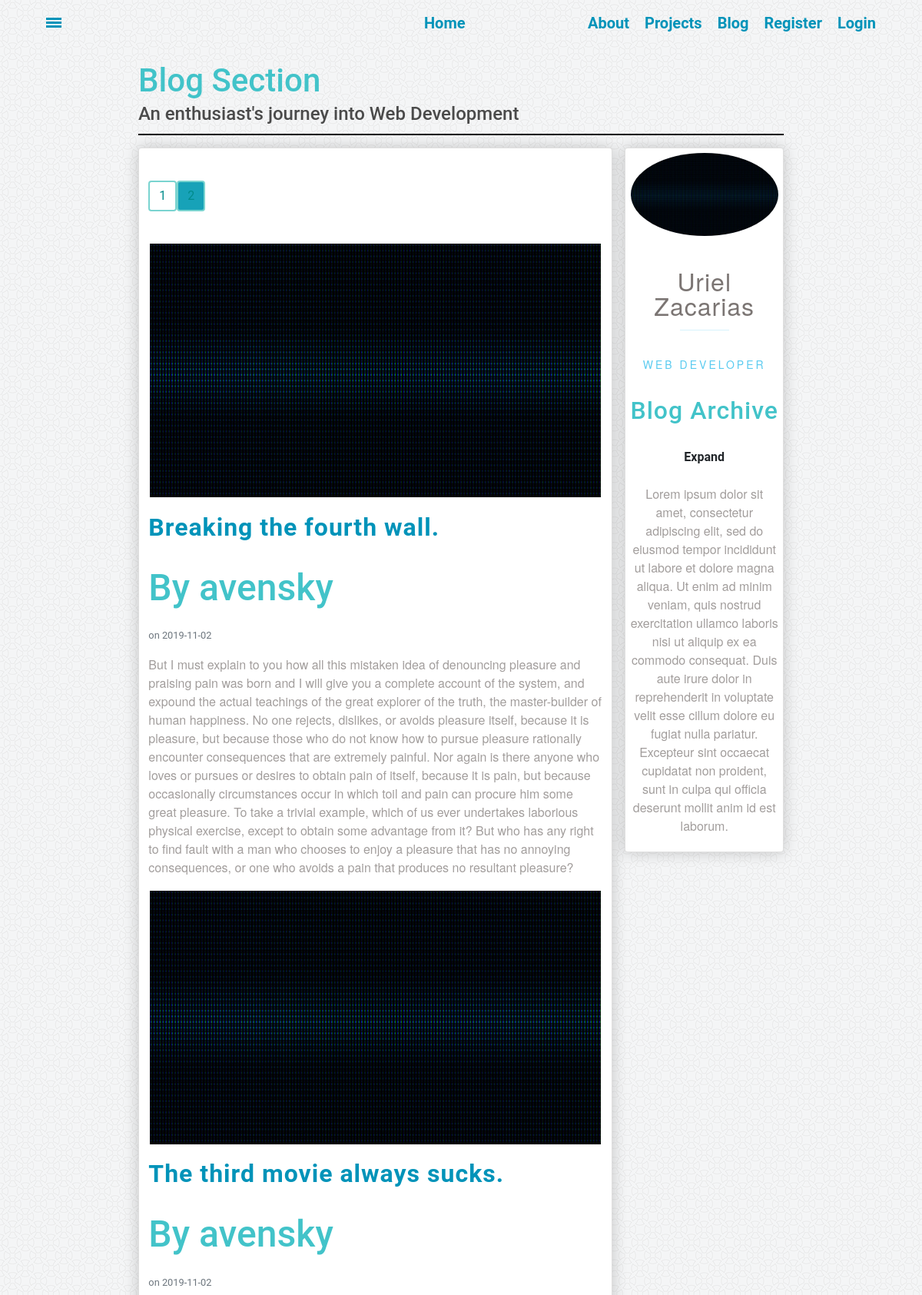
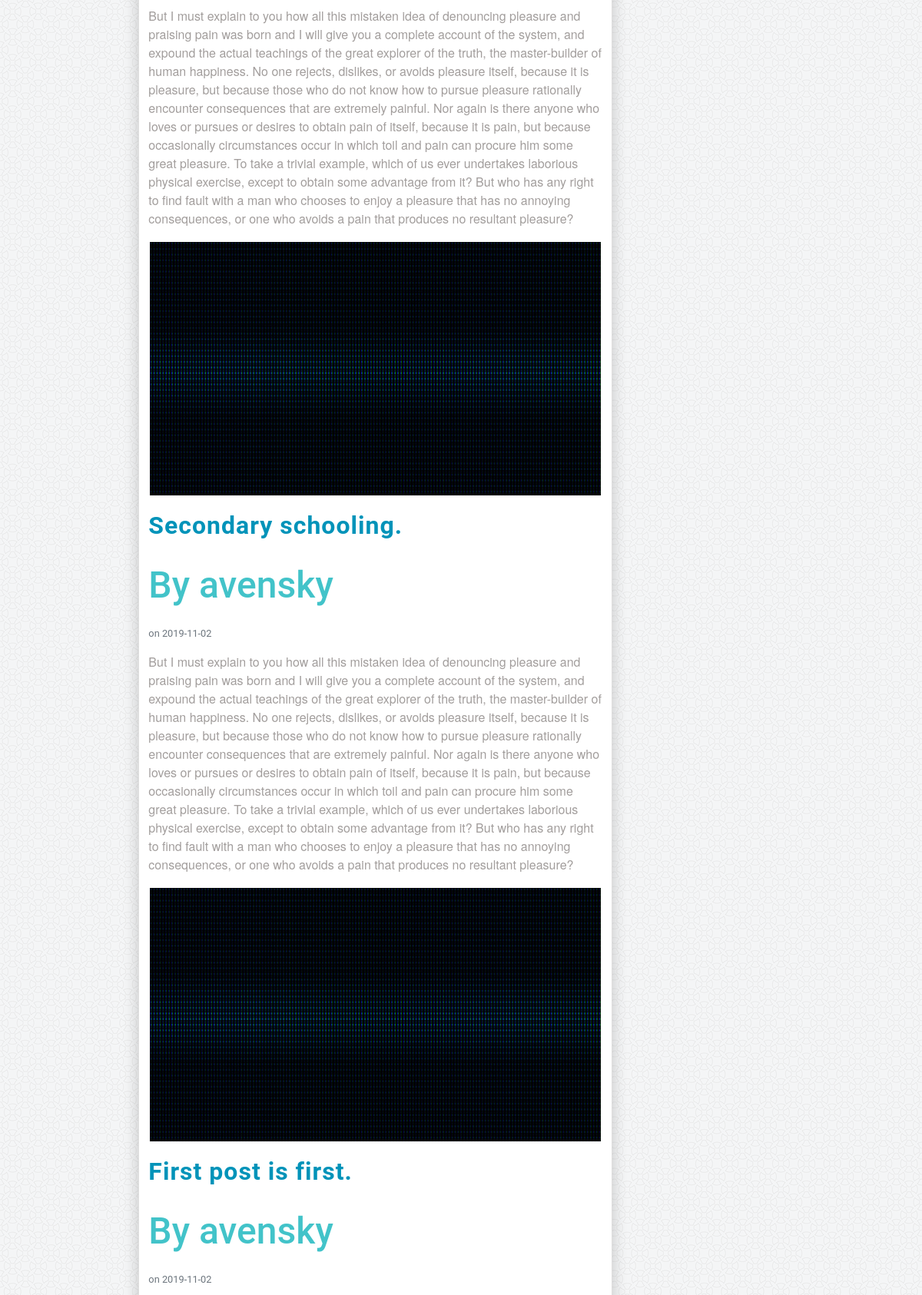
Page /blog?page=2 (upper part) on the committed database (2 pictures, top to bottom).
### webdev/models.py (models this page shows, shortened)
class Post(db.Model):
    __tablename__= 'post'
    id = db.Column(db.Integer, primary_key=True)
    title = db.Column(db.String(100), nullable=False)
    date_posted = db.Column(db.DateTime, nullable=False, default=datetime.datetime.utcnow())
    content = db.Column(db.Text, nullable=False)
    user_id = db.Column(db.Integer, db.ForeignKey('user.id'), nullable=False)

class User(db.Model, UserMixin):
    id = db.Column(db.Integer, primary_key=True)
    username = db.Column(db.String(20), unique=True, nullable=False)
    email = db.Column(db.String(120),  unique=True, nullable=False)
    image_file = db.Column(db.String(20), nullable=False, default='blank_user.gif')
    password = db.Column(db.String(60), nullable=False)
    posts = db.relationship('Post', backref='author', lazy=True)

### webdev/routes.py (the view)
@app.route('/blog')
def showBlog():
	page = request.args.get('page', type=int, default=1)
	posts = Post.query.order_by(Post.id.desc()).paginate(page=page, per_page=5)
	return render_template('blog.html', posts=posts)

### webdev/templates/blog.html (shortened to what this page needs)
{% extends "main.html" %}
{% block content %}
<div class="blog-wrapper content-wrapper" id="blog">
	<div class="box header">
		<a href="{{ url_for('showBlog') }}"><h2>Blog Section</h2></a>
		<h3>An enthusiast's journey into Web Development</h3>
	</div>
	<div class="box content">
		<div class="blog-card card">
			<ul class="pagination">
			{% for page_num in posts.iter_pages(left_edge=1, right_edge=1, left_current=1, right_current=2) %}
					{% if page_num %}
						 {% if posts.page == page_num %}
							 <li><a class="btn btn-info mb-4" href="{{ url_for('showBlog', page=page_num) }}">{{ page_num }}</a></li>
						 {% else %}
							 <li><a class="btn btn-outline-info mb-4" href="{{ url_for('showBlog', page=page_num) }}">{{ page_num }}</a></li>
						 {% endif %}
					{% else %}
						<li>
							<a class="btn btn-outline-info mb-4">
		          <span class="ellipsis">&hellip;</span>
							</a>
		        </li>
					{% endif %}
			{% endfor %}
			</ul>
			{% for post in posts.items %}
			<img class="blog-card-img" src="{{ url_for('static', filename='pics/heading.gif') }}">
			<a class="card-title" href="{{ url_for('post', post_id=post.id )}}">{{ post.title }}</a>
			<h2 class="mr-2" href="#">By {{ post.author.username }}</h2>
			<small class="text-muted"> on {{ post.date_posted.strftime('%Y-%m-%d') }}</small>
			<p class="card-content">{{ post.content }}</p>
			{% endfor %}
		</div>
	</div>
	<div class="box sidebar">
		<div class="side-card card">
			<img class="card-img" src="{{ url_for('static', filename='pics/heading.gif') }}">
			<p class="card-name">Uriel Zacarias</p>
			<p class="card-position">Web Developer</p>
			<h2 class="card-title">Blog Archive</h2>
			<div class="card-archive">
			  <label for="togList1">
			    <span>Expand</span>
			  </label>
			</div>
			<p class="card-info">Lorem ipsum dolor sit amet, consectetur adipiscing elit, sed do eiusmod tempor incididunt ut labore et dolore magna aliqua. Ut enim ad minim veniam, quis nostrud exercitation ullamco laboris nisi ut aliquip ex ea commodo consequat. Duis aute irure dolor in reprehenderit in voluptate velit esse cillum dolore eu fugiat nulla pariatur. Excepteur sint occaecat cupidatat non proident, sunt in culpa qui officia deserunt mollit anim id est laborum.</p>
		</div>
	</div>
</div>
{% endblock %}

### webdev/static/styles.css (style rules this page uses)
.header h2 { font-size: 3em; margin:0px; }
.header h3 { margin: 0px; font-size: 1.5em; line-height: 1.5em; }
.header { align-items: center; margin-bottom:2%; white-space: nowrap; height:100%; border-bottom: solid 2px black; }
.content-wrapper { min-height: 90vh; margin: 0 15%; padding: 10vh 0 0; display: grid; grid-template-rows: 12vh min-content; grid-gap: 1em; grid-template-columns: 1fr; grid-template-areas: "header" "content" }
.sidebar { grid-area: sidebar; }
.content { grid-area: content; }
.header { grid-area: header; }
.blog-wrapper { grid-template-columns: 14vw; grid-template-areas: "header header header header header header header" "content content content content content content sidebar"; }
.card { background-color: rgba(255, 255, 255, 1); box-shadow: 0 0 20px rgba(0,0,0,.2); padding:2%; display: grid; grid-gap: 1em; margin-bottom: 2%; }
.card-name::after { margin-left: 0; }
.card-name { grid-area: name; }
.card-img { grid-area: image; }
.card-position { grid-area: position; }
.card-info { grid-area: info; }
.card-archive { grid-area: archive; }
.blog-card { grid-template-rows: 1fr; grid-template-columns: 1fr; grid-template-areas: "image" "title" "author" "content"; }
.side-card { display: flex; text-align: center; }
a { color: dodgerblue; }
.card-info { font-weight: 300; opacity: .7; }
.card-name { text: nowrap; letter-spacing: 1px; font-size: 2rem; margin: .75em 0 0; line-height: 1; }
.card-name::after { content: ''; display: block; width: 2em; height: 1px; background: #5bcbf0; margin: .5em auto .65em; opacity: .25; }
.card-position { text-transform: uppercase; font-size: .875rem; letter-spacing: 3px; margin: 0 0 .5vem; line-height: 1; color: #5bcbf0; }
.card-img { justify-self: center; max-width: 100%; border-radius: 50%; border: 2px solid white; }
.blog-card-img { justify-self: center; max-width: 100%; border-radius: 50%; border: 2px solid white; border-radius: 0; }
.card-title { letter-spacing: 1px; margin: .15em 0 .55em; line-height: 1; font-size: 2rem; }
.card-content { font-weight: 300; opacity: .7; margin: 0 0; }
.btn { display: block; margin: 30px auto 80px; border: 2px solid #7AD4D0; color: darkcyan; }
.pagination { margin-bottom: 0; }
body { margin: 0px; overflow-x: hidden; }
* { font-family: "Helvetica Neue Bold", Roboto, Helvetica, Arial, sans-serif; font-weight: 700; }
h2 { font-size: 3em; color: #42C3C9; }
h3 { font-size: 24px; color: #4A4A4A; line-height: 23px; }
p { font-family: "Helvetica Neue", Roboto, Helvetica, Arial, sans-serif; font-size: 16px; color: #7B7573; font-weight: 400; }
a { font-size: 14px; color: #0093B9; line-height: 17px; }

### rows in the picture
Post: title "Breaking the fourth wall.", author.username "avensky", date_posted "2019-11-02", content "But I must explain to you how all this mistaken idea of denouncing pleasure and praising pain was born and I will give you a complete account of the system, and expound the actual teachings of the great explorer of the truth, the master-builder of human happiness. No one rejects, dislikes, or avoids pleasure itself, because it is pleasure, but because those who do not know how to pursue pleasure rationally encounter consequences that are extremely painful. Nor again is there anyone who loves or pursues or desires to obtain pain of itself, because it is pain, but because occasionally circumstances occur in which toil and pain can procure him some great pleasure. To take a trivial example,…"
Post: title "The third movie always sucks.", author.username "avensky", date_posted "2019-11-02", content "But I must explain to you how all this mistaken idea of denouncing pleasure and praising pain was born and I will give you a complete account of the system, and expound the actual teachings of the great explorer of the truth, the master-builder of human happiness. No one rejects, dislikes, or avoids pleasure itself, because it is pleasure, but because those who do not know how to pursue pleasure rationally encounter consequences that are extremely painful. Nor again is there anyone who loves or pursues or desires to obtain pain of itself, because it is pain, but because occasionally circumstances occur in which toil and pain can procure him some great pleasure. To take a trivial example,…"
Post: title "Secondary schooling.", author.username "avensky", date_posted "2019-11-02", content "But I must explain to you how all this mistaken idea of denouncing pleasure and praising pain was born and I will give you a complete account of the system, and expound the actual teachings of the great explorer of the truth, the master-builder of human happiness. No one rejects, dislikes, or avoids pleasure itself, because it is pleasure, but because those who do not know how to pursue pleasure rationally encounter consequences that are extremely painful. Nor again is there anyone who loves or pursues or desires to obtain pain of itself, because it is pain, but because occasionally circumstances occur in which toil and pain can procure him some great pleasure. To take a trivial example,…"
Post: title "First post is first.", author.username "avensky", date_posted "2019-11-02"

### other values in the picture
{{ page_num }} "1"
{{ page_num }} "2"
